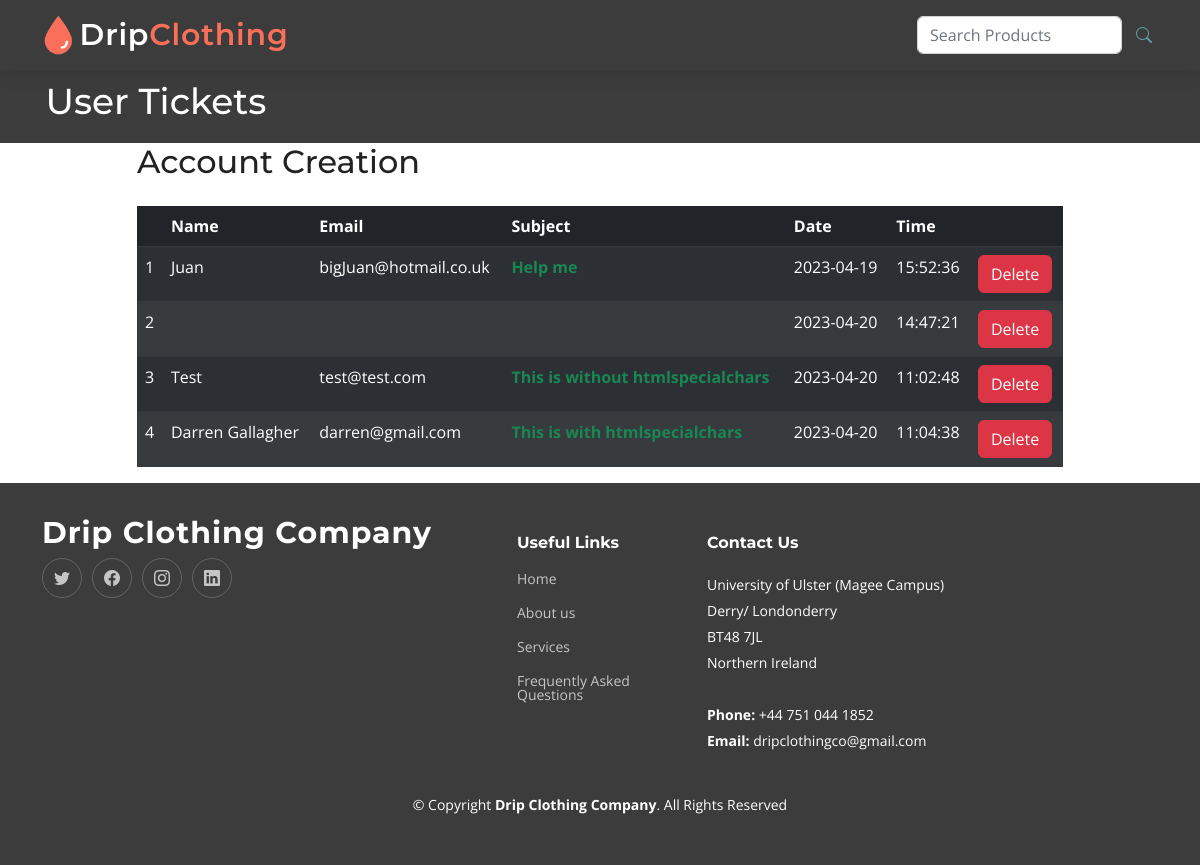
/ticketPage.php, run on the app's committed database.
### tables this page shows
CREATE TABLE `userqueries` (
  `Name` varchar(32) NOT NULL,
  `Email` varchar(100) NOT NULL,
  `Subject` varchar(100) NOT NULL,
  `Message` text NOT NULL,
  `queryDate` date NOT NULL,
  `time` varchar(8) NOT NULL
);

### ticketPage.php (the view, shortened to what this page needs)
<!DOCTYPE html>
<html lang="en">
<?php
    function displayTickets() {
        $sqlConnection = mysqli_connect("localhost:3306", "root", "", "dummyForm");
        $query = "SELECT * from userQueries ORDER BY queryDate";
        $res = mysqli_query($sqlConnection, $query);
        if ($res) {
            while($array = mysqli_fetch_array($res, MYSQLI_ASSOC)) {
                static $count;
                $count++;
                $name = $array["Name"];
                $email = $array["Email"];
                $subject = $array["Subject"];
                $date = $array["queryDate"];
                $time = $array["time"];
                echo "<tr class='table-active'>";
                echo "<td>".$count."</td>";
                echo "<td>".$name."</td>";
                echo "<td>".$email."</td>";
                echo "<td><b><a href='#' data-bs-toggle='modal' class='text-success' data-bs-target='#Modal".$count."'>".$subject."</a></b></td>";
                echo "<td>".$date."</td>";
                echo "<td>".$time."</td>";
                echo "<td><form action='Includes/deleteUserQueryTicket.php' method='post'>";
                echo "<button type='submit' name='delete[".$count."submit]' class='btn btn-danger'>Delete</button>";
                echo "</form></td>";
                echo "</tr>";
?>
    <?php
            }
        }
    }
?>
<head>
    <link href="assets/vendor/bootstrap/css/bootstrap.min.css" rel="stylesheet">
    <link href="assets/vendor/bootstrap-icons/bootstrap-icons.css" rel="stylesheet">
    <link href="assets/vendor/aos/aos.css" rel="stylesheet">
    <link href="assets/vendor/glightbox/css/glightbox.min.css" rel="stylesheet">
    <link href="assets/vendor/swiper/swiper-bundle.min.css" rel="stylesheet">
    <link href="assets/css/main.css" rel="stylesheet">
</head>
<body>
    <?php
        include("Includes/header.php");
    ?>
    <section id="checkout-hero" class="hero-alt">
        <div class="container" data-aos="fade-down">
            <h2>User Tickets</h2>
        </div>
    </section>
    <main id="main">
        <div class="container">
            <div class="row justify-content-center">
                <div class="col-md-10">
                    <h2 class="mb-4">Account Creation</h2>
                    <table class="table table-dark table-striped">
                        <thead>
                            <tr>
                                <th scope="col"></th>
                                <th scope="col">Name</th>
                                <th scope="col">Email</th>
                                <th scope="col">Subject</th>
                                <th scope="col">Date</th>
                                <th scope="col">Time</th>
                                <th scope="col"></th>
                            </tr>
                        </thead>
                        <?php
                            displayTickets();
                        ?>
                    </table>
                </div>
            </div>
        </div>
    </main>
    <?php
        include("Includes/footer.php");
    ?>
</body>
</html>

### Assets/css/main.css (style rules this page uses)
:root { --font-default: "Open Sans", system-ui, -apple-system, "Segoe UI", Roboto, "Helvetica Neue", Arial, "Noto Sans", "Liberation Sans", sans-serif, "Apple Color Emoji", "Segoe UI Emoji", "Segoe UI Symbol", "Noto Color Emoji"; --font-primary: "Montserrat", sans-serif; --font-secondary: "Poppins", sans-serif; }
:root { --color-default: #222222; --color-primary: #3c3c3c; --color-secondary: #87c1bb; --color-alt: rgba(248, 90, 64, 0.8); }
:root { scroll-behavior: smooth; }
body { font-family: var(--font-default); color: var(--color-default); }
a { color: var(--color-primary); text-decoration: none; }
h1, h2, h3, h4, h5, h6 { font-family: var(--font-primary); }
section { padding: 60px 0; overflow: hidden; }
section { scroll-margin-top: 70px; }
.hero-alt { width: 100%; position: relative; background: var(--color-primary); padding: 80px 0 0 7px; color: #fff; }
.hero-alt h2 { font-size: 36px; font-weight: 500; margin-bottom: 20px; color: #fff; }

### data on the page
userqueries: Name "Juan", Email "bigJuan@hotmail.co.uk", Subject "Help me", queryDate "2023-04-19", time "15:52:36"
userqueries: queryDate "2023-04-20", time "14:47:21"
userqueries: Name "Test", Email "test@test.com", Subject "This is without htmlspecialchars", queryDate "2023-04-20", time "11:02:48"
userqueries: Name "Darren Gallagher", Email "darren@gmail.com", Subject "This is with htmlspecialchars", queryDate "2023-04-20", time "11:04:38"
